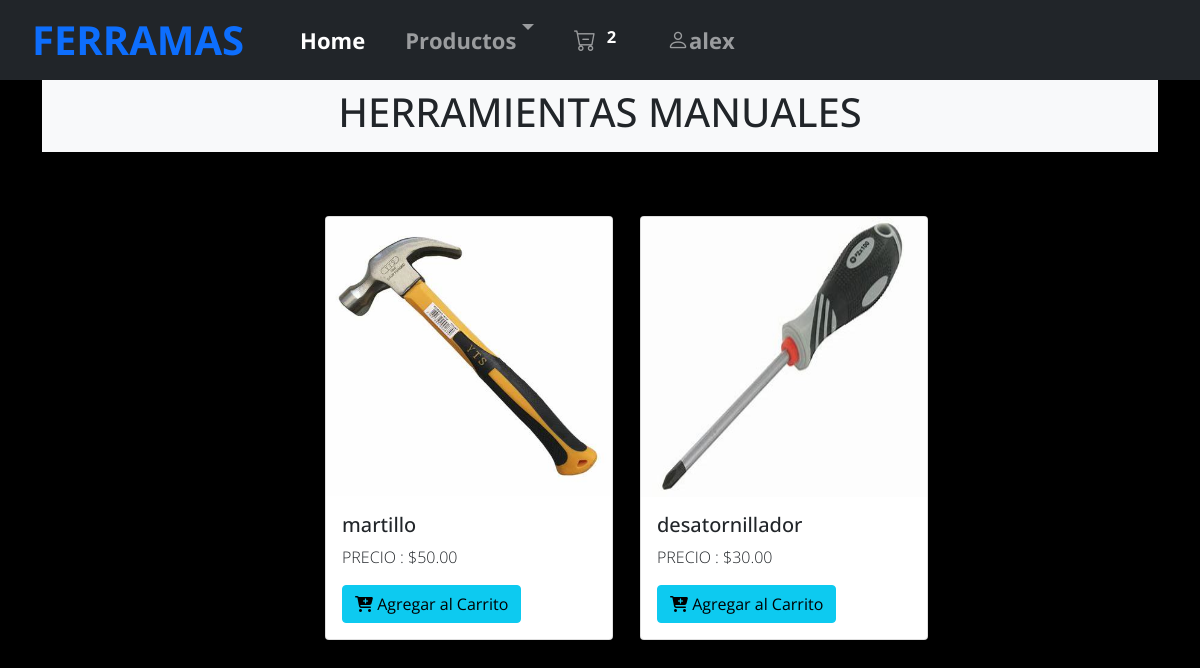
The app's page /pinturaslocales (signed in) with its own data.
### galeria/models.py (models this page shows, shortened)
class Producto(models.Model):
    nombre = models.CharField(max_length=200)
    descripcion = models.TextField(blank=True)
    precio = models.DecimalField(max_digits=10, decimal_places=2)
    stock = models.PositiveIntegerField()
    imagen = models.ImageField(upload_to='productos/', blank=True, null=True)

### galeria/views.py (the view)
# urls.py: path('pinturaslocales',views.pinturaslocales, name='pinturas-locales'),
def pinturaslocales(request):
    productos = Producto.objects.all()
    return render(request, 'pinturas-locales.html', {'productos': productos})

### galeria/context_processors.py (called while the page is built)
def carrito_total(request):
    total = 0
    if request.user.is_authenticated:
        carrito = Carrito.objects.filter(cliente=request.user).first()
        if carrito:
            total = carrito.elementos.count()
    return {'carrito_total': total}

### galeria/templates/pinturas-locales.html (shortened to what this page needs)
{% extends 'padre/base.html' %}
{% load static %}
{% block content %}
<div class="container">
    <div class="p-2 mb-1 bg-light text-black text-center">
        <h1 class="text-center">HERRAMIENTAS MANUALES</h1>
    </div>
    <div class="row justify-content-center mb-4 m-4">
        {% for producto in productos %}
        <div class="col-md-3 p-3 mb-4 m-4">
            <div class="card" style="width: 18rem;">
                <img src="{% static producto.imagen.url %}" class="card-img-top" alt="{{ producto.nombre }}">
                <div class="card-body">
                    <h5 class="card-title">{{ producto.nombre }}</h5>
                    <p class="card-text">PRECIO : ${{ producto.precio }}</p>
                    <button class="btn btn-info agregar-al-carrito" data-id="{{ producto.id }}">
                        <i class="fas fa-cart-plus"></i> Agregar al Carrito
                    </button>
                </div>
            </div>
        </div>
        {% endfor %}
    </div>
</div>
{% endblock %}

### galeria/templates/padre/base.html (shortened to what this page needs)
{% load static %}
<!DOCTYPE html>
<html lang="en">
<head>
    <link href="https://cdn.jsdelivr.net/npm/bootstrap@5.0.2/dist/css/bootstrap.min.css" rel="stylesheet">
    <link href="https://cdn.jsdelivr.net/npm/bootstrap-icons/font/bootstrap-icons.css" rel="stylesheet">
    <link rel="stylesheet" href="{% static 'css/estilos.css' %}">
</head>
<body>
    <div class="short">
        <nav class="navbar navbar-expand-lg navbar-dark bg-dark " id="menu">
            <div class="container-fluid">
                <a class="navbar-brand" href="#">
                    <span class="text-primary fs-1"> FERRAMAS </span>
                </a>
                <div class="collapse navbar-collapse" id="navbarSupportedContent">
                    <ul class="navbar-nav me-auto mb-2 mb-lg-0">
                        <li class="nav-item">
                            <a class="nav-link active fw-ligh" aria-current="page" href="{% url 'index' %}">
                                Home
                            </a>
                        </li>
                        <li class="nav-item dropdown">
                            <a class="nav-link dropdown-toggle fw-ligh" href="#" id="navbarDropdownMenuLink" role="button" data-bs-toggle="dropdown" aria-expanded="false">
                                Productos
                            </a>
                        </li>
                        <li class="nav-item">
                            <a class="nav-link" href="{% url 'detalle_carrito' %}">
                                <i class="bi bi-cart-dash"></i>
                                <span class="badge badge-pill badge-primary">{{ carrito_total }}</span>
                            </a>
                        </li>
                        {% if user.is_authenticated %}
                        <li class="nav-item">
                            <a class="nav-link" href="#">
                                <i class="bi bi-person"></i> {{ user.username }}
                            </a>
                        </li>
                        {% endif %}
                    </ul>
                </div>
            </div>
        </nav>
    </div>
    {% block content %}
    {% endblock %}
</body>
</html>

### galeria/static/css/estilos.css (style rules this page uses)
body { background: rgb(0, 0, 0); font-family: 'Open Sans', sans-serif; font-weight: 300; }
#menu a { display: flex; padding: 2px 20px; font-size: 22px; font-weight: bold; }
.card-img-top { display: flex; align-items: center; justify-content: center; flex-wrap: wrap; height: 280px; }

### records on screen
Producto: imagen+nombre (picture), nombre "martillo", precio "50.00"
Producto: imagen+nombre (picture), nombre "desatornillador", precio "30.00"

### other values on screen
{{ carrito_total }} "2"
{{ user.username }} "alex"
